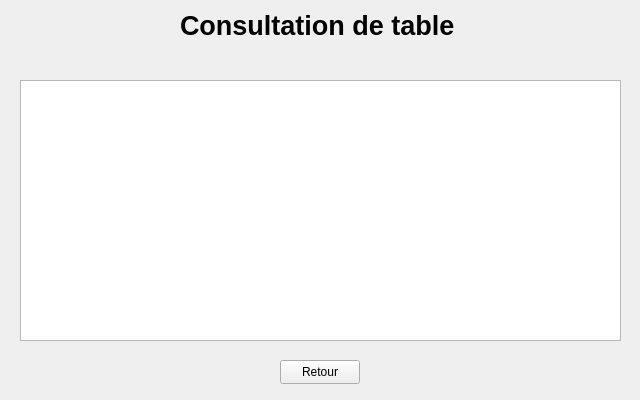
<?xml version="1.0" encoding="UTF-8"?>
<ui version="4.0">
 <class>TableViewer</class>
 <widget class="QWidget" name="TableViewer">
  <property name="geometry">
   <rect>
    <x>0</x>
    <y>0</y>
    <width>640</width>
    <height>400</height>
   </rect>
  </property>
  <property name="windowTitle">
   <string>Form</string>
  </property>
  <widget class="QLabel" name="label">
   <property name="geometry">
    <rect>
     <x>180</x>
     <y>10</y>
     <width>291</width>
     <height>31</height>
    </rect>
   </property>
   <property name="font">
    <font>
     <pointsize>20</pointsize>
     <bold>true</bold>
    </font>
   </property>
   <property name="text">
    <string>Consultation de table</string>
   </property>
  </widget>
  <widget class="QTableView" name="tableView">
   <property name="geometry">
    <rect>
     <x>20</x>
     <y>80</y>
     <width>601</width>
     <height>261</height>
    </rect>
   </property>
  </widget>
  <widget class="QPushButton" name="retourPushButton">
   <property name="geometry">
    <rect>
     <x>280</x>
     <y>360</y>
     <width>80</width>
     <height>24</height>
    </rect>
   </property>
   <property name="text">
    <string>Retour</string>
   </property>
  </widget>
 </widget>
 <resources/>
 <connections/>
</ui>
